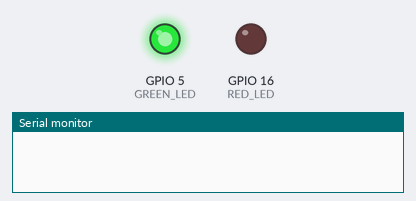
The program below on a simulated ESP8266 (NodeMCU). Shown: output pins drawn as LEDs (lit = HIGH), the last lines printed to the serial monitor. WiFi joins after 1.5 s; servers stay silent unless stated.

Above: at 1.6 s.
At 4.6 s:
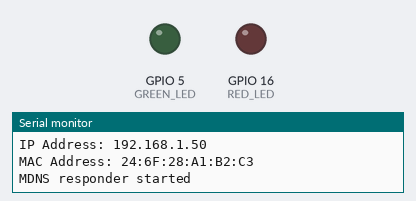
Timing chart, 0 to 6.1 s (numbered marks = the images above):
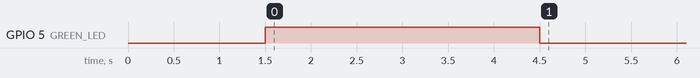

The program:

main.cpp
```cpp
#include <Arduino.h>
#include <ConnectionManager.h>
#include "config.h"
#include <ESP8266WiFi.h>
#include <WiFiClient.h>

inline const ConnectionManager& cm {ConnectionManager::getInstance()};

void setup() {
    Serial.begin(9600);
    cm.connectToWifi();

#ifdef TESTKIT
    pinMode(GREEN_LED, OUTPUT);
    pinMode(RED_LED, OUTPUT);

    if (WiFi.status() == WL_CONNECTED) {
        digitalWrite(GREEN_LED, HIGH);
        delay(3000);
        digitalWrite(GREEN_LED, LOW);
    }
#endif

    Serial.println("IP Address: " + WiFi.localIP().toString());
    Serial.println("MAC Address: " + WiFi.macAddress());

    cm.initalizeCallbacks();
}

void loop() {
    cm.handleIncomingConnections();
}
```

ConnectionManager.cpp
```cpp
//
// Created by Lucas Watkins on 4/6/25.
//

#include <Arduino.h>
#include "ConnectionManager.h"
#include <ESP8266WiFi.h>
#include <ESP8266WebServer.h>
#include <WiFiClient.h>
#include "config.h"
#include <ESP8266mDNS.h>

inline const ConnectionManager& cm {ConnectionManager::getInstance()};
bool isTargetDeviceActive = false;

extern const ConnectionManager& ConnectionManager::getInstance() {
   	static ConnectionManager instance;
    return instance;
}

extern void ConnectionManager::connectToWifi() const {
  WiFi.mode(WIFI_STA);
  WiFi.begin(ssid, password);
  while (WiFi.status() != WL_CONNECTED) {
    delay(500);
  }
}

extern void ConnectionManager::handleIncomingConnections() const {
  server->handleClient();
}

extern void ConnectionManager::send(const char* msg) const {
  server->send(200, "text/html", msg);
}

boolean ConnectionManager::validPasswordSupplied() const {
	return server->args() == 2
      && server->argName(0) == "username"
      && server->argName(1) == "password"
      && server->arg(0) == BASESTATION_USERNAME
      && server->arg(1) == BASESTATION_PASSWORD;
}

extern void toggle() {
 if (cm.validPasswordSupplied())
  {
  	if (!isTargetDeviceActive) {
  	  on();
	  } else {
  	  off();
 	 }

  	isTargetDeviceActive = !isTargetDeviceActive;
  	cm.send("toggled");
 }

}

extern void ConnectionManager::initalizeCallbacks() const {
  if (MDNS.begin("esp8266")) {
    Serial.println("MDNS responder started");
  }
  server->on("/toggle", toggle);
  server->on("/on", [] {if(!isTargetDeviceActive){ on(); cm.send("on");}});
  server->on("/off", [] {if(isTargetDeviceActive){ off(); cm.send("off");}});
  server->begin();
}
```

ConnectionManager.h
```cpp
//
// Created by Lucas Watkins on 4/6/25.
//
#include <ESP8266WebServer.h>
#include "config.h"

#ifndef CONNECTIONMANAGER_H
#define CONNECTIONMANAGER_H

class ConnectionManager {
  public:
    static const ConnectionManager& getInstance();
    //ESP8266WebServer* getServer();
    void connectToWifi() const;
    void handleIncomingConnections() const;
    void initalizeCallbacks() const;
    void send(const char*) const;
    [[nodiscard]] boolean validPasswordSupplied() const;

  private:
    inline static ESP8266WebServer* server {new ESP8266WebServer(80)};
    const char* ssid;
    const char* password;
    ConnectionManager() : ssid {SSID}, password {PASSWORD} {};
};

#endif //CONNECTIONMANAGER_H
```

config.h
```cpp
//
// Created by Lucas Watkins on 4/6/25.
//

#ifndef PINS_H
#define PINS_H

#define TESTKIT

#define RED_LED 16
#define GREEN_LED 5
#define SSID "ssid"
#define PASSWORD "password"
#define BASESTATION_USERNAME "admin123"
#define BASESTATION_PASSWORD "admin123"

// Usage: curl "http://yourIP/toggle?username=admin123&password=admin123"

inline void on() {
    digitalWrite(RED_LED, HIGH);
}

inline void off() {
    digitalWrite(RED_LED, LOW);
}

#endif //PINS_H
```
